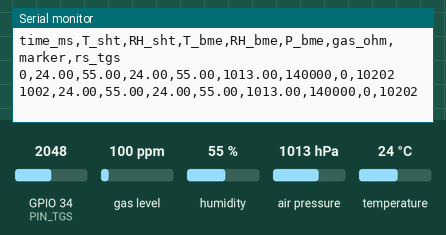
This sketch was run on a simulated ESP32. On the bench: the last lines printed to the serial monitor. Inputs (shaded band) come from the test bench; at power-on: gas level 100 ppm, GPIO 34 (PIN_TGS) = 2048, humidity 55 %, air pressure 1013 hPa, temperature 24 °C.

Above: at 1.2 s.
1.3 s: gas level set to 20 ppm
At 2.6 s:
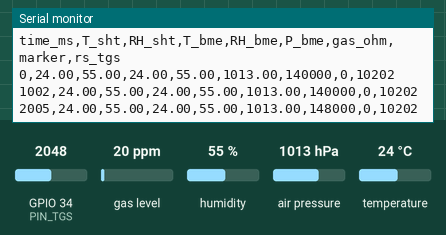
2.8 s: GPIO 34 (PIN_TGS) set to 2866
At 3.9 s:
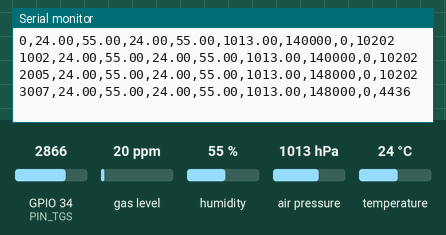
4.3 s: humidity set to 22 %
At 4.3 s:
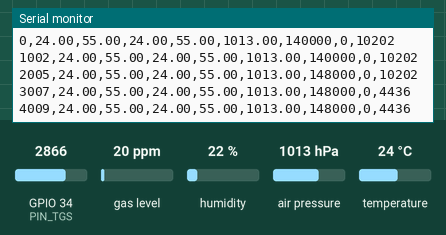
5.8 s: air pressure set to 952 hPa
At 7.0 s:
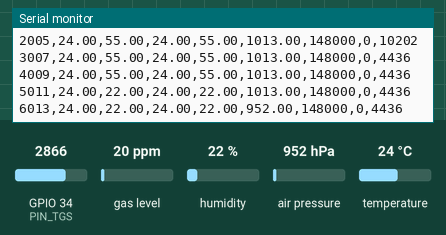
7.3 s: GPIO 34 (PIN_TGS) set to 3972
At 7.3 s:
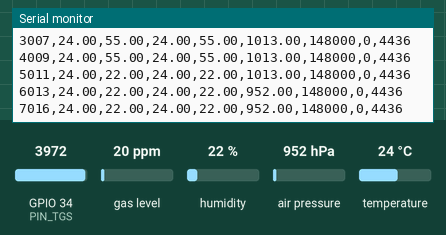
8.8 s: temperature set to 12 °C
At 10.0 s:
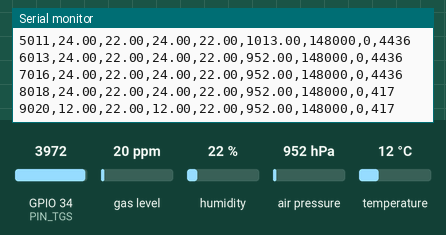
Timing chart, 0 to 11.3 s (numbered marks = the images above; inputs shaded):
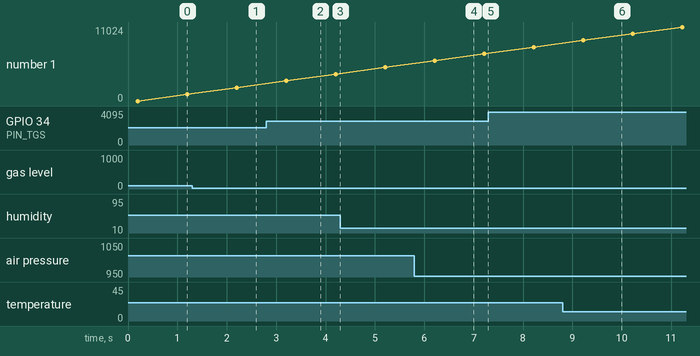

Measured:
- after the input at 1.3 s, the serial monitor: prints a new line after 0.90 s (image 1)
- after the input at 2.8 s, the serial monitor: prints a new line after 0.40 s (image 2)
- after the input at 5.8 s, the serial monitor: prints a new line after 0.41 s (image 4)
- after the input at 8.8 s, the serial monitor: prints a new line after 0.42 s (image 6)

The sketch:

esp32_logger_tgs.ino
```cpp
// Phase 2 logger: BME688 + SHT31 + acetone sensor (TGS1820 / EM1820).
// Wire the sensor heater exactly as the Figaro datasheet says. Check RL, VC and DIV.
#include <Wire.h>
#include <Adafruit_Sensor.h>
#include "Adafruit_BME680.h"
#include "Adafruit_SHT31.h"

// Sensor output Vout across load resistor RL. Supply Vc per datasheet (often 5 V):
// Rs = RL * (Vc - Vout) / Vout.  If Vout can exceed 3.3 V, use a divider
// (for example 10k over 20k, ratio 2/3) and multiply back in code.
const int   PIN_TGS = 34;          // ADC1 pin, input only
const float RL = 10000.0, VC = 5.0, DIV = 1.5;   // DIV = 1 / divider ratio
float readRs() {
  long mv = 0;
  for (int i = 0; i < 16; i++) mv += analogReadMilliVolts(PIN_TGS);   // average 16
  float vout = (mv / 16.0) / 1000.0 * DIV;
  return RL * (VC - vout) / vout;
}

Adafruit_BME680 bme;                 // I2C
Adafruit_SHT31  sht = Adafruit_SHT31();
const int BTN = 0;                   // BOOT button = breath marker

void setup() {
  Serial.begin(115200);
  Wire.begin(21, 22);                // SDA = GPIO21, SCL = GPIO22
  if (!bme.begin(0x77) && !bme.begin(0x76)) { Serial.println("# BME688 not found"); while (1) delay(10); }
  if (!sht.begin(0x44)) { Serial.println("# SHT31 not found"); while (1) delay(10); }
  bme.setTemperatureOversampling(BME680_OS_8X);
  bme.setHumidityOversampling(BME680_OS_2X);
  bme.setPressureOversampling(BME680_OS_4X);
  bme.setIIRFilterSize(BME680_FILTER_SIZE_3);
  bme.setGasHeater(320, 150);        // 320 C for 150 ms
  pinMode(BTN, INPUT_PULLUP);
  Serial.println("time_ms,T_sht,RH_sht,T_bme,RH_bme,P_bme,gas_ohm,marker,rs_tgs");
}

void loop() {
  unsigned long t = millis();
  int marker = (digitalRead(BTN) == LOW) ? 1 : 0;
  if (!bme.performReading()) { Serial.println("# read failed"); return; }
  float ts = sht.readTemperature();
  float rh = sht.readHumidity();
  Serial.printf("%lu,%.2f,%.2f,%.2f,%.2f,%.2f,%lu,%d,%.0f\n", t, ts, rh,
                bme.temperature, bme.humidity, bme.pressure / 100.0,
                (unsigned long)bme.gas_resistance, marker, readRs());
  while (millis() - t < 1000) delay(5);   // one row per second
}
```
